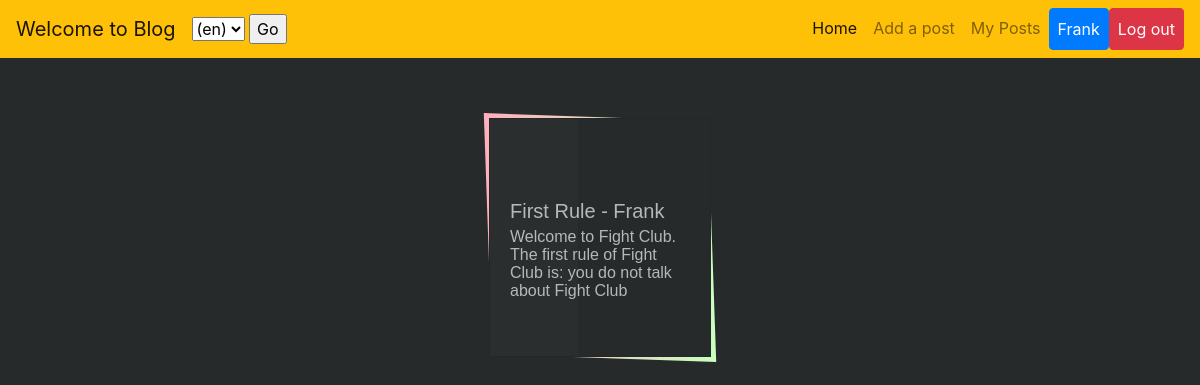
The page /home/22/ (signed in) on the database its author committed.
### blog/models.py (models this page shows, shortened)
class Post(models.Model):
    title = models.CharField(max_length=200)
    user = models.ForeignKey(User, on_delete=models.CASCADE, null=True, blank=True)
    body = models.TextField()

### blog/views.py (the view)
# urls.py: path("home/<int:post_id>/", views.viewPost, name="view"),
@login_required(login_url='login')
def viewPost(request, post_id):
    post = Post.objects.get(id=post_id)
    context = {"post": post}
    return render(request, "view.html", context)

### blog/templates/view.html (shortened to what this page needs)
{% extends "layout.html" %}
{% block body %}
{% load static %}
<link rel="stylesheet" type="text/css" href="{% static 'css/styles.css' %}"/>
<div class="container">
<ul class="tilesWrap">
  <li>
    <h3>{{ post.title }} - {{ post.user }}</h3>
    <p>
      {{ post.body }}
    </p>
  </li>
</div>
      {% endblock %}

### blog/templates/layout.html (shortened to what this page needs)
{% load i18n %}
<!DOCTYPE html>
<html lang="en">
<head>
<link rel="stylesheet" href="https://maxcdn.bootstrapcdn.com/bootstrap/4.0.0/css/bootstrap.min.css">
{% load static %}
<link rel="stylesheet" type="text/css" href="{% static 'css/styles.css' %}"/>
<link href="//maxcdn.bootstrapcdn.com/bootstrap/4.1.1/css/bootstrap.min.css" rel="stylesheet" id="bootstrap-css">
	<nav id="fix" class="navbar navbar-expand-lg navbar-light bg-warning">
        <a class="navbar-brand" href="{% url 'home' %}">{% trans "Welcome to Blog" %}</a>
				<form action="{% url 'set_language' %}" method="post">{% csrf_token %}
			      <select name="language">
			          {% get_current_language as LANGUAGE_CODE %}
			          {% get_available_languages as LANGUAGES %}
			          {% get_language_info_list for LANGUAGES as languages %}
			          {% for language in languages %}
			              <option value="{{ language.code }}"{% if language.code == LANGUAGE_CODE %} selected{% endif %}>
			                  ({{ language.code }})
			              </option>
			          {% endfor %}
			      </select>
			      <input type="submit" value="Go">
			  </form>
        <div class="collapse navbar-collapse" id="navbarSupportedContent">
            <ul class="navbar-nav ml-auto topnav">
                <li class="nav-item active">
                    <a class="nav-link" href="{% url 'home' %}">{% trans "Home" %} <span class="sr-only">(current)</span></a>
                </li>
                <li class="nav-item">
                    <a class="nav-link" href="{% url 'add' %}">{% trans "Add a post" %}</a>
                </li>
                <li class="nav-item">
                    <a class="nav-link" href="{% url 'myposts' %}">{% trans "My Posts" %}</a>
                </li>
                <li class="nav-item">
                    <a class="nav-link btn btn-primary text-white" type="button" href="#" data-toggle="modal" data-target="#myModal">{{ request.user }}</a>
                </li>
                <li class="nav-item">
                    <a class="nav-link btn btn-danger text-white" type="button" href="{% url 'logout' %}" data-toggle="modal" data-target="#myModal">{% trans "Log out" %}</a>
                </li>
            </ul>
        </div>
    </nav>
</head>
<body>
  {% block body %}
  {% endblock %}
</body>
</html>

### blog/static/css/styles.css (style rules this page uses)
body { background: #262a2b; }
.tilesWrap { padding: 0; margin: 50px auto; list-style: none; text-align: center; }
.tilesWrap li { display: inline-block; width: 20%; min-width: 200px; max-width: 230px; padding: 80px 20px 40px; position: relative; vertical-align: top; margin: 10px; font-family: 'helvetica', san-serif; min-height: 25vh; background: #262a2b; border: 1px solid #252727; text-align: left; }
.tilesWrap li h3 { font-size: 20px; color: #b7b7b7; margin-bottom: 5px; }
.tilesWrap li p { font-size: 16px; line-height: 18px; color: #b7b7b7; margin-top: 5px; }
.tilesWrap li:before { content: ''; position: absolute; top: -2px; left: -2px; right: -2px; bottom: -2px; z-index: -1; background: #fff; transform: skew(2deg, 2deg); }
.tilesWrap li:after { content: ''; position: absolute; width: 40%; height: 100%; left: 0; top: 0; background: rgba(255, 255, 255, 0.02); }
.tilesWrap li:nth-child(1):before { background: #C9FFBF; background: -webkit-linear-gradient(to right, #FFAFBD, #C9FFBF); background: linear-gradient(to right, #FFAFBD, #C9FFBF); }

### rows shown on the page
Post: title "First Rule", user "Frank", body "Welcome to Fight Club. The first rule of Fight Club is: you do not talk about Fight Club"

### other values the page prints
{{ request.user }} "Frank"
